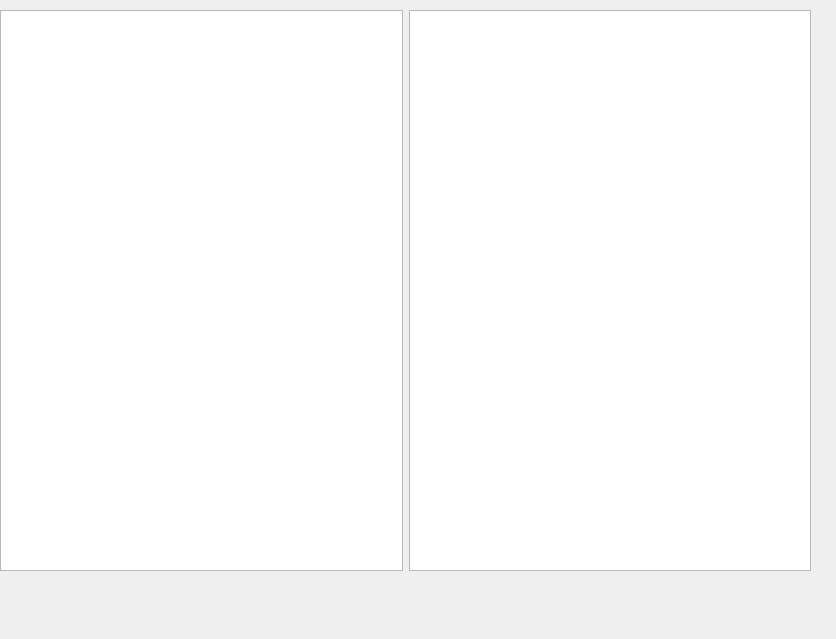
<?xml version="1.0" encoding="UTF-8"?>
<ui version="4.0">
 <class>Dialog</class>
 <widget class="QDialog" name="Dialog">
  <property name="geometry">
   <rect>
    <x>0</x>
    <y>0</y>
    <width>836</width>
    <height>639</height>
   </rect>
  </property>
  <property name="windowTitle">
   <string>Dialog</string>
  </property>
  <widget class="QWidget" name="">
   <property name="geometry">
    <rect>
     <x>0</x>
     <y>10</y>
     <width>811</width>
     <height>561</height>
    </rect>
   </property>
   <layout class="QHBoxLayout" name="horizontalLayout">
    <item>
     <widget class="QTreeView" name="treeView"/>
    </item>
    <item>
     <widget class="QListView" name="listView"/>
    </item>
   </layout>
  </widget>
 </widget>
 <resources/>
 <connections/>
</ui>
